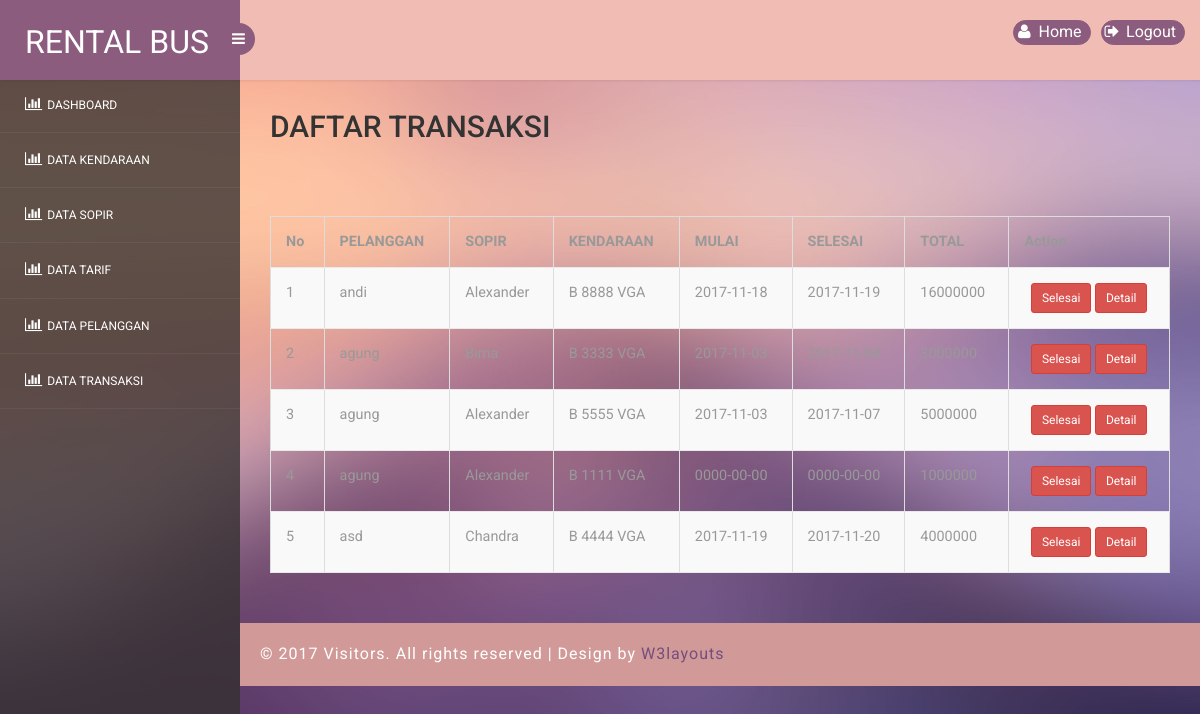
/index.php/transaksi, run on the app's committed database.
### tables this page shows
CREATE TABLE IF NOT EXISTS `transaksi` (
  `transaksi_id` int(11) NOT NULL AUTO_INCREMENT,
  `pelanggan_id` int(11) NOT NULL,
  `sopir_id` int(11) NOT NULL,
  `kendaraan_id` int(11) NOT NULL,
  `transaksi_tglmulai` date NOT NULL,
  `transaksi_tglselesai` date DEFAULT NULL,
  `transaksi_hari` varchar(10) NOT NULL,
  `transaksi_tglovertime` date NOT NULL,
  `transaksi_hariovertime` int(11) NOT NULL,
  `transaksi_total` int(11) NOT NULL,
  `transaksi_status` enum('mulai','selesai') NOT NULL,
  PRIMARY KEY (`transaksi_id`),
  KEY `pelanggan_id` (`pelanggan_id`),
  KEY `pelanggan_id_2` (`pelanggan_id`),
  KEY `sopir_id` (`sopir_id`),
  KEY `pelanggan_id_3` (`pelanggan_id`)
);

CREATE TABLE IF NOT EXISTS `pelanggan` (
  `pelanggan_id` int(11) NOT NULL AUTO_INCREMENT,
  `username` varchar(50) NOT NULL,
  `password` varchar(50) NOT NULL,
  `pelanggan_nama` varchar(50) NOT NULL,
  `pelanggan_alamat` text NOT NULL,
  `pelanggan_telpon` varchar(12) NOT NULL,
  PRIMARY KEY (`pelanggan_id`),
  UNIQUE KEY `pelanggan_id` (`pelanggan_id`),
  UNIQUE KEY `pelanggan_id_2` (`pelanggan_id`),
  UNIQUE KEY `pelanggan_id_3` (`pelanggan_id`),
  UNIQUE KEY `pelanggan_id_4` (`pelanggan_id`),
  UNIQUE KEY `pelanggan_id_5` (`pelanggan_id`),
  KEY `pelanggan_id_6` (`pelanggan_id`),
  KEY `pelanggan_id_7` (`pelanggan_id`),
  KEY `pelanggan_id_8` (`pelanggan_id`),
  KEY `pelanggan_id_9` (`pelanggan_id`)
);

CREATE TABLE IF NOT EXISTS `sopir` (
  `sopir_id` int(11) NOT NULL AUTO_INCREMENT,
  `sopir_alamat` text NOT NULL,
  `sopir_nama` varchar(100) NOT NULL,
  `sopir_telpon` varchar(12) NOT NULL,
  `sopir_ktp` varchar(30) NOT NULL,
  `sopir_sim` varchar(30) NOT NULL,
  `sopir_status` enum('bebas','jalan') NOT NULL,
  `harga` int(100) NOT NULL,
  PRIMARY KEY (`sopir_id`),
  KEY `sopir_id` (`sopir_id`)
);

CREATE TABLE IF NOT EXISTS `kendaraan` (
  `kendaraan_id` int(11) NOT NULL AUTO_INCREMENT,
  `kendaraan_platnomor` varchar(30) NOT NULL,
  `kendaraan_merk` varchar(100) NOT NULL,
  `kendaraan_tipe` varchar(47) NOT NULL,
  `kendaraan_foto` text NOT NULL,
  `harga` int(100) NOT NULL,
  `kendaraan_status` enum('bebas','jalan') NOT NULL,
  PRIMARY KEY (`kendaraan_id`)
);

### application/controllers/Transaksi.php (called while the page is built, shortened)
<?php
class Transaksi extends CI_Controller {
    function __construct() {
        $this->load->model('transaksi_model');
        $this->load->library('form_validation');
    }
    public function index() {
        $sql = "SELECT t.*,p.pelanggan_nama,s.sopir_nama,k.kendaraan_platnomor
                FROM transaksi as t,pelanggan as p,sopir as s,kendaraan as k
                WHERE t.sopir_id=s.sopir_id and t.pelanggan_id=p.pelanggan_id and t.kendaraan_id=k.kendaraan_id";
        $transaksi = $this->db->query($sql)->result();
        $data = array(
            'transaksi_data' => $transaksi
        );
        $this->load->view( 'transaksi_list', $data);
    }
}

### index.php (called while the page is built, shortened)
<?php
require_once BASEPATH.'core/CodeIgniter.php';

### application/views/transaksi_list.php (the view, shortened to what this page needs)
                        <div class="panel-body">
                                                <h2 style="margin-top:0px">DAFTAR TRANSAKSI</h2><br/>
        <table class="table table-bordered table-striped" id="mytable">
        <div class="col-md-4 text-center">
        </div>
        <div class="col-md-4 text-right">
        <div class="panel-body">
            <table class="table table-bordered table-striped" id="mytable">
                <thead>
                    <tr>
                        <th>No</th>
                        <th>PELANGGAN</th>
                        <th>SOPIR</th>
                        <th>KENDARAAN</th>
                        <th>MULAI</th>
                        <th>SELESAI</th>
                        <th>TOTAL</th>
                        <th>Action</th>
                    </tr>
                </thead>
                <tbody>
<?php
$start = 0;
foreach ($transaksi_data as $transaksi) {
    ?>
                        <tr>
                            <td><?php echo++$start ?></td>
                            <td><?php echo $transaksi->pelanggan_nama ?></td>
                            <td><?php echo $transaksi->sopir_nama ?></td>
                            <td><?php echo $transaksi->kendaraan_platnomor ?></td>
                            <td><?php echo $transaksi->transaksi_tglmulai ?></td>
                            <td><?php echo $transaksi->transaksi_tglselesai ?></td>
                            <td><?php echo $transaksi->transaksi_total ?></td>
                            <td style="text-align:center">
                                <?php
                                echo anchor('transaksi/selesai/' . $transaksi->transaksi_id, 'Selesai', array('class' => 'btn btn-danger btn-sm')) . ' ';
                                echo anchor(site_url('transaksi/read/' . $transaksi->transaksi_id), 'Detail', array('class' => 'btn btn-danger btn-sm'));
                                ?>
                            </td>
                        </tr>
    <?php
}
?>
                </tbody>
            </table>
        </div>
    </div>
</div>

### assets2/css/style.css (style rules this page uses)
h4, h5, h6, h1, h2, h3 { margin: 0; }
html, body { font-family: 'Roboto', sans-serif; font-size: 100%; overflow-x: hidden; background: url(../images/bg.jpg) no-repeat 0px 0px; background-size:cover; }
body a { transition: 0.5s all ease; -webkit-transition: 0.5s all ease; -moz-transition: 0.5s all ease; -o-transition: 0.5s all ease; -ms-transition: 0.5s all ease; text-decoration:none; }
h1,h2,h3,h4,h5,h6 { margin:0; }
ul.sidebar-menu li a { color:#fff; text-decoration:none; display:block; padding:18px 0 18px 25px; font-size:12px; outline:none; -webkit-transition:all 0.3s ease; -moz-transition:all 0.3s ease; -o-transition:all 0.3s ease; -ms-transition:all 0.3s ease; transition:all 0.3s ease; }
ul.sidebar-menu li a i { font-size:15px; padding-right:6px; }
ul.top-menu > li > a { color: #fff; font-size: 16px; background: #8b5c7e; padding: 4px 8px; margin-right: 15px; border-radius: 50%; -webkit-border-radius: 50%; padding-right: 8px !important; }
.top-nav ul.top-menu>li>a { border-radius: 100px; -webkit-border-radius: 100px; padding: 0px; background: none; margin-right: 0; border: 1px solid #8b5c7e; background: #8b5c7e; }
.table>thead>tr>th { border-bottom: 1px solid #e1ab91 ! important; }
.table>tbody>tr>td, .table>tbody>tr>th, .table>tfoot>tr>td, .table>tfoot>tr>th, .table>thead>tr>td, .table>thead>tr>th { border-bottom: 1px solid #e9e9e9 ! important; }
.table > thead > tr > th, .table > tbody > tr > th, .table > tfoot > tr > th, .table > thead > tr > td, .table > tbody > tr > td, .table > tfoot > tr > td { border-top: none !important; }
.table td, .table>tbody>tr>td, .table>tbody>tr>th, .table>tfoot>tr>td, .table>tfoot>tr>th, .table>thead>tr>td, .table>thead>tr>th { padding: 15px!important; }
.table > thead > tr > th, .table > tbody > tr > th, .table > tfoot > tr > th, .table > thead > tr > td, .table > tbody > tr > td, .table > tfoot > tr > td { font-size: 0.9em; color: #999; border-top: none !important; }

### data on the page
transaksi: pelanggan.pelanggan_nama "andi", sopir.sopir_nama "Alexander", kendaraan.kendaraan_platnomor "B 8888 VGA", transaksi_tglmulai "2017-11-18", transaksi_tglselesai "2017-11-19", transaksi_total "16000000", transaksi_id "Selesai", transaksi_id "Detail"
transaksi: pelanggan.pelanggan_nama "agung", kendaraan.kendaraan_platnomor "B 3333 VGA", transaksi_tglmulai "2017-11-03", transaksi_id "Selesai", transaksi_id "Detail"
transaksi: pelanggan.pelanggan_nama "agung", sopir.sopir_nama "Alexander", kendaraan.kendaraan_platnomor "B 5555 VGA", transaksi_tglmulai "2017-11-03", transaksi_tglselesai "2017-11-07", transaksi_total "5000000", transaksi_id "Selesai", transaksi_id "Detail"
transaksi: pelanggan.pelanggan_nama "agung", sopir.sopir_nama "Alexander", kendaraan.kendaraan_platnomor "B 1111 VGA", transaksi_tglmulai "0000-00-00", transaksi_tglselesai "0000-00-00", transaksi_total "1000000", transaksi_id "Selesai", transaksi_id "Detail"
transaksi: pelanggan.pelanggan_nama "asd", sopir.sopir_nama "Chandra", kendaraan.kendaraan_platnomor "B 4444 VGA", transaksi_tglmulai "2017-11-19", transaksi_tglselesai "2017-11-20", transaksi_total "4000000", transaksi_id "Selesai", transaksi_id "Detail"

### other printed values
anchor('kendaraan','<i class="fa fa-user fa-fw"></i> Home') "Home"
anchor('sopir',"<i class='fa fa-bar-chart-o fa-fw'></i> DATA SOPIR") "DATA SOPIR"
anchor('tarif',"<i class='fa fa-bar-chart-o fa-fw'></i> DATA TARIF") "DATA TARIF"
